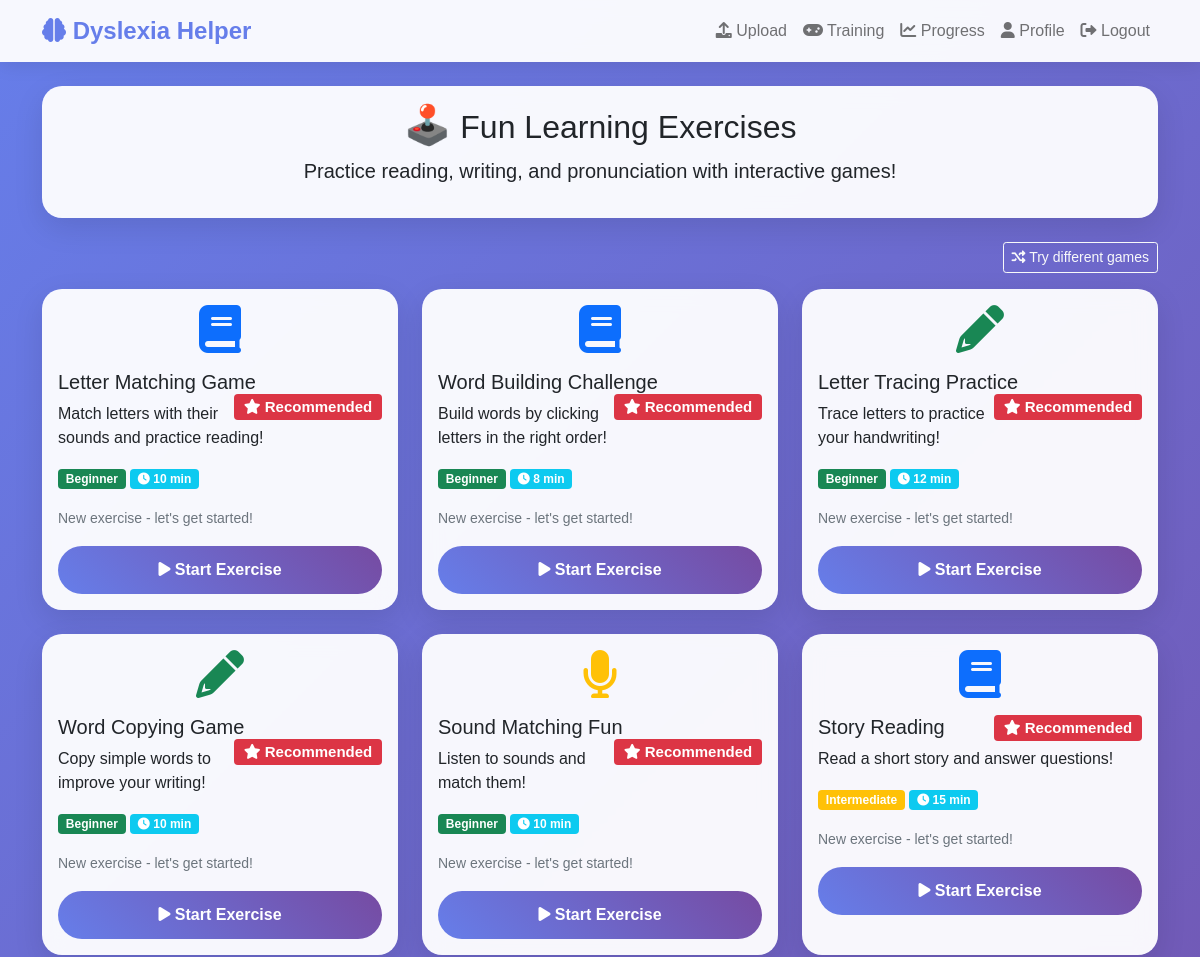
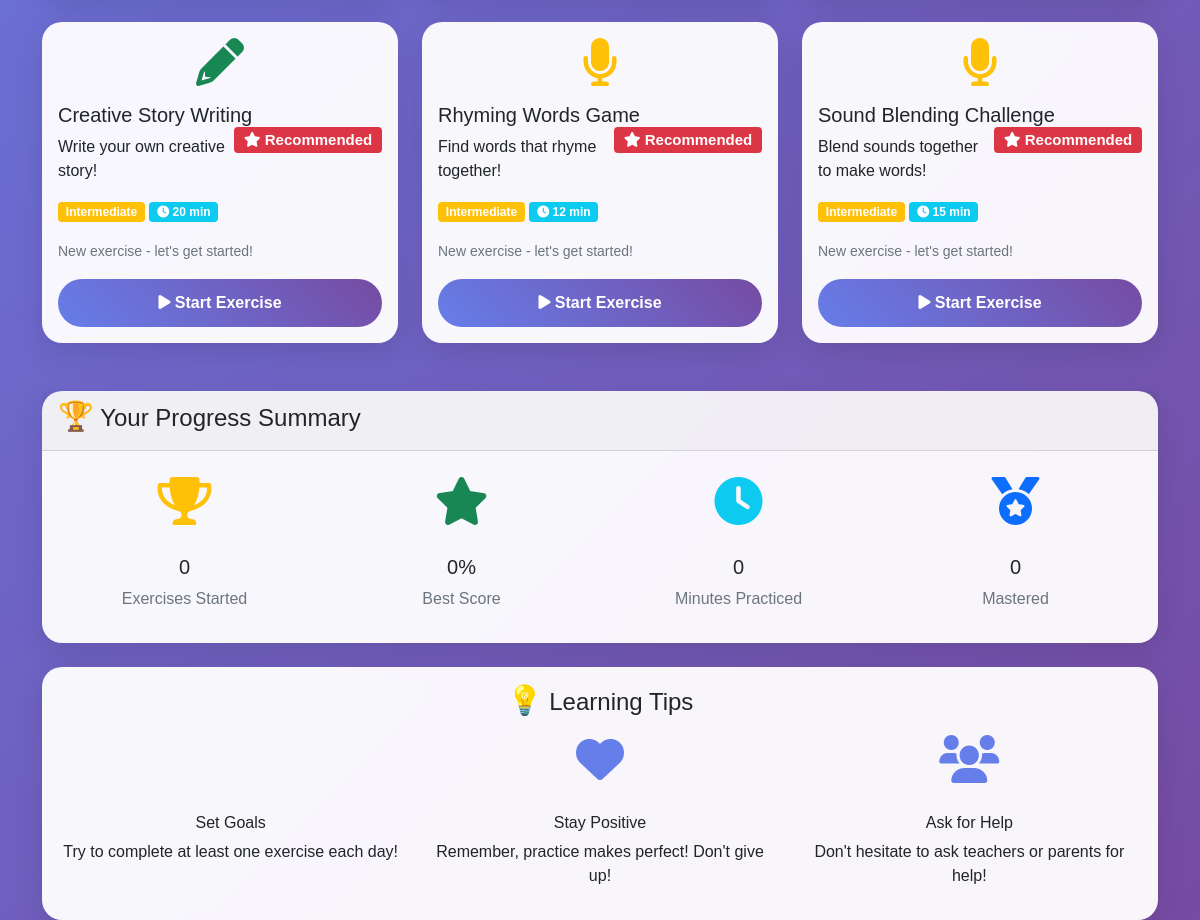
Screenshot of /training/ (signed in) with the database file from the repository (2 pictures, top to bottom).
### training_module/models.py (models this page shows, shortened)
class Exercise(models.Model):
    EXERCISE_TYPES = [
        ('reading', 'Reading Exercise'),
        ('writing', 'Writing Exercise'),
        ('phoneme', 'Phoneme Practice'),
        ('comprehension', 'Reading Comprehension'),
    ]
    DIFFICULTY_LEVELS = [
        ('beginner', 'Beginner'),
        ('intermediate', 'Intermediate'),
        ('advanced', 'Advanced'),
    ]
    id = models.UUIDField(primary_key=True, default=uuid.uuid4, editable=False)
    name = models.CharField(max_length=200)
    exercise_type = models.CharField(max_length=20, choices=EXERCISE_TYPES)
    difficulty_level = models.CharField(max_length=20, choices=DIFFICULTY_LEVELS)
    description = models.TextField()
    instructions = models.TextField()
    content = models.JSONField(help_text="Exercise content and materials")
    expected_duration = models.IntegerField(help_text="Expected duration in minutes")
    is_active = models.BooleanField(default=True)
    created_at = models.DateTimeField(auto_now_add=True)

### user_interface/views.py (the view, shortened to what this page needs)
# urls.py: path('training/', views.training_exercises, name='training_exercises'),
@login_required
def training_exercises(request):
    latest_detection = DetectionResult.objects.filter(user=request.user).order_by('-detection_timestamp').first()
    has_positive_detection = bool(latest_detection and (
        latest_detection.risk_level == 'high' or
        latest_detection.dyslexia_probability >= 0.5 or
        latest_detection.dysgraphia_probability >= 0.5
    ))
    if not has_positive_detection:
        messages.warning(request, "Please complete your screening analysis before starting training exercises.")
        return redirect('home')
    refresh = request.GET.get('refresh') == '1'
    exercises = Exercise.objects.filter(is_active=True)
    if refresh:
        Exercise.objects.update(is_active=False)
        exercises = Exercise.objects.none()
    latest_detection = DetectionResult.objects.filter(user=request.user).order_by('-detection_timestamp').first()
    recommended_types = []
    if latest_detection:
        if latest_detection.dyslexia_probability > 0.4:
            recommended_types.extend(['reading', 'phoneme', 'comprehension'])
        if latest_detection.dysgraphia_probability > 0.4:
            recommended_types.append('writing')
    if recommended_types:
        from django.db.models import Case, When, Value, IntegerField
        exercises = exercises.annotate(
            priority=Case(
                When(exercise_type__in=recommended_types, then=Value(1)),
                default=Value(2),
                output_field=IntegerField(),
            )
        ).order_by('priority', 'difficulty_level')
    user_progress = UserProgress.objects.filter(user=request.user)
    progress_map = {p.exercise_id: p for p in user_progress}
    total_time = sum(p.total_time_spent for p in user_progress)
    best_score = max((p.best_score for p in user_progress), default=0)
    mastered_count = sum(1 for p in user_progress if p.mastery_level >= 0.8)
    for exercise in exercises:
        exercise.user_progress = progress_map.get(exercise.id)
    context = {
        'exercises': exercises,
        'user_progress_count': user_progress.count(),
        'total_time': total_time,
        'best_score': best_score * 100,
        'mastered_count': mastered_count,
        'latest_detection': latest_detection,
    }
    return render(request, 'user_interface/training_exercises.html', context)

### user_interface/context_processors.py (called while the page is built)
def detection_status(request):
    if request.user.is_authenticated:
        latest_detection = DetectionResult.objects.filter(user=request.user).order_by('-detection_timestamp').first()
        has_detection = False
        if latest_detection:
            if latest_detection.risk_level in ['medium', 'high'] or \
               latest_detection.dyslexia_probability > 0.4 or \
               latest_detection.dysgraphia_probability > 0.4:
                has_detection = True
        return {
            'has_detection': has_detection,
            'latest_detection_result': latest_detection
        }
    return {}

### user_interface/templates/user_interface/training_exercises.html (shortened to what this page needs)
{% extends 'user_interface/base.html' %}
{% block content %}
<div class="row">
    <div class="col-12">
        <div class="card mb-4">
            <div class="card-body text-center">
                <h2><span class="emoji">🕹️</span> Fun Learning Exercises</h2>
                <p class="lead">Practice reading, writing, and pronunciation with interactive games!</p>
            </div>
        </div>
    </div>
</div>
<div class="row">
    <div class="col-12 mb-3 text-end">
        <a class="btn btn-sm btn-outline-light" href="{% url 'training_exercises' %}?refresh=1">
            <i class="fas fa-shuffle"></i> Try different games
        </a>
    </div>
    {% for exercise in exercises %}
    <div class="col-md-6 col-lg-4 mb-4">
        <div class="card exercise-card h-100" data-url="{% url 'start_exercise' exercise.id %}">
            <div class="card-body">
                <div class="text-center mb-3">
                    {% if exercise.exercise_type == 'reading' %}
                    <i class="fas fa-book fa-3x text-primary"></i>
                    {% elif exercise.exercise_type == 'writing' %}
                    <i class="fas fa-pencil-alt fa-3x text-success"></i>
                    {% elif exercise.exercise_type == 'phoneme' %}
                    <i class="fas fa-microphone fa-3x text-warning"></i>
                    {% else %}
                    <i class="fas fa-brain fa-3x text-info"></i>
                    {% endif %}
                </div>
                <h5 class="card-title">
                    {{ exercise.name }}
                    {% if latest_detection %}
{% if exercise.exercise_type in 'reading,phoneme,comprehension' and latest_detection.dyslexia_probability > 0.4 %}
                    <span class="badge bg-danger float-end"><i class="fas fa-star"></i> Recommended</span>
                    {% elif exercise.exercise_type == 'writing' and latest_detection.dysgraphia_probability > 0.4 %}
                    <span class="badge bg-danger float-end"><i class="fas fa-star"></i> Recommended</span>
                    {% endif %}
                    {% endif %}
                </h5>
                <p class="card-text">{{ exercise.description }}</p>
                <div class="mb-3">
                    <span
                        class="badge bg-{% if exercise.difficulty_level == 'beginner' %}success{% elif exercise.difficulty_level == 'intermediate' %}warning{% else %}danger{% endif %}">
                        {{ exercise.get_difficulty_level_display }}
                    </span>
                    <span class="badge bg-info">
                        <i class="fas fa-clock"></i> {{ exercise.expected_duration }} min
                    </span>
                </div>
                {% if exercise.user_progress %}
                <div class="mb-3">
                    <div class="d-flex justify-content-between">
                        <small>Progress</small>
                        <small>{% widthratio exercise.user_progress.mastery_level 1 100 %}%</small>
                    </div>
                    <div class="progress">
                        <div class="progress-bar"
                            data-progress="{% widthratio exercise.user_progress.mastery_level 1 100 %}"></div>
                    </div>
                    <small class="text-muted">
                        <i class="fas fa-trophy"></i> Best: {% widthratio exercise.user_progress.best_score 1 100 %}% |
                        <i class="fas fa-repeat"></i> Attempts: {{ exercise.user_progress.attempts }}
                    </small>
                </div>
                {% else %}
                <div class="mb-3">
                    <small class="text-muted">New exercise - let's get started!</small>
                </div>
                {% endif %}
                <a class="btn btn-primary w-100" href="{% url 'start_exercise' exercise.id %}">
                    <i class="fas fa-play"></i> Start Exercise
                </a>
            </div>
        </div>
    </div>
    {% endfor %}
</div>
<div class="row mt-4">
    <div class="col-12">
        <div class="card">
            <div class="card-header">
                <h4><span class="emoji">🏆</span> Your Progress Summary</h4>
            </div>
            <div class="card-body">
                <div class="row text-center">
                    <div class="col-md-3">
                        <div class="feature-icon">
                            <i class="fas fa-trophy text-warning"></i>
                        </div>
                        <h5>{{ user_progress_count }}</h5>
                        <p class="text-muted">Exercises Started</p>
                    </div>
                    <div class="col-md-3">
                        <div class="feature-icon">
                            <i class="fas fa-star text-success"></i>
                        </div>
                        <h5>{{ best_score|floatformat:0 }}%</h5>
                        <p class="text-muted">Best Score</p>
                    </div>
                    <div class="col-md-3">
                        <div class="feature-icon">
                            <i class="fas fa-clock text-info"></i>
                        </div>
                        <h5>{{ total_time|floatformat:0 }}</h5>
                        <p class="text-muted">Minutes Practiced</p>
                    </div>
                    <div class="col-md-3">
                        <div class="feature-icon">
                            <i class="fas fa-medal text-primary"></i>
                        </div>
                        <h5>{{ mastered_count }}</h5>
                        <p class="text-muted">Mastered</p>
                    </div>
                </div>
            </div>
        </div>
    </div>
</div>
<div class="row mt-4">
    <div class="col-12">
        <div class="card">
            <div class="card-body text-center">
                <h4><span class="emoji">💡</span> Learning Tips</h4>
                <div class="row">
                    <div class="col-md-4">
                        <div class="feature-icon">
                        </div>
                        <h6>Set Goals</h6>
                        <p>Try to complete at least one exercise each day!</p>
                    </div>
                    <div class="col-md-4">
                        <div class="feature-icon">
                            <i class="fas fa-heart"></i>
                        </div>
                        <h6>Stay Positive</h6>
                        <p>Remember, practice makes perfect! Don't give up!</p>
                    </div>
                    <div class="col-md-4">
                        <div class="feature-icon">
                            <i class="fas fa-users"></i>
                        </div>
                        <h6>Ask for Help</h6>
                        <p>Don't hesitate to ask teachers or parents for help!</p>
                    </div>
                </div>
            </div>
        </div>
    </div>
</div>
{% endblock %}

### user_interface/templates/user_interface/base.html (style rules this page uses)
:root { --bg-start: #667eea; --bg-end: #764ba2; --glass-bg: rgba(255, 255, 255, 0.95); --text-color: #1f2937; --card-shadow: 0 10px 30px rgba(0, 0, 0, 0.12); --accent: #8b5cf6; --accent-2: #06b6d4; }
body { background: linear-gradient(135deg, #667eea 0%, #764ba2 100%); font-family: 'Comic Sans MS', cursive, sans-serif; min-height: 100vh; }
.card { border: none; border-radius: 20px; box-shadow: 0 10px 30px rgba(0, 0, 0, 0.1); background: rgba(255, 255, 255, 0.95); backdrop-filter: blur(10px); }
.btn { position: relative; overflow: hidden; }
.btn-primary { background: linear-gradient(45deg, #667eea, #764ba2); border: none; border-radius: 25px; padding: 12px 30px; font-weight: bold; transition: all 0.3s ease; }
.feature-icon { font-size: 3rem; color: #667eea; margin-bottom: 1rem; transition: transform .2s ease; }
.exercise-card { transition: all 0.3s ease; cursor: pointer; }
.emoji { font-size: 1.2em; }

### rows the page displays
Exercise: exercise_type "reading" (drawn), name "Letter Matching Game", description "Match letters with their sounds and practice reading!", difficulty_level "Beginner", expected_duration "10", shows "New exercise - let's get started!"
Exercise: exercise_type "reading" (drawn), name "Word Building Challenge", description "Build words by clicking letters in the right order!", difficulty_level "Beginner", expected_duration "8", shows "New exercise - let's get started!"
Exercise: exercise_type "writing" (drawn), name "Letter Tracing Practice", description "Trace letters to practice your handwriting!", difficulty_level "Beginner", expected_duration "12", shows "New exercise - let's get started!"
Exercise: exercise_type "writing" (drawn), name "Word Copying Game", description "Copy simple words to improve your writing!", difficulty_level "Beginner", expected_duration "10", shows "New exercise - let's get started!"
Exercise: exercise_type "phoneme" (drawn), name "Sound Matching Fun", description "Listen to sounds and match them!", difficulty_level "Beginner", expected_duration "10", shows "New exercise - let's get started!"
Exercise: exercise_type "reading" (drawn), name "Story Reading", description "Read a short story and answer questions!", difficulty_level "Intermediate", expected_duration "15", shows "New exercise - let's get started!"
Exercise: exercise_type "writing" (drawn), name "Creative Story Writing", description "Write your own creative story!", difficulty_level "Intermediate", expected_duration "20", shows "New exercise - let's get started!"
Exercise: exercise_type "phoneme" (drawn), name "Rhyming Words Game", description "Find words that rhyme together!", difficulty_level "Intermediate", expected_duration "12", shows "New exercise - let's get started!"
Exercise: exercise_type "phoneme" (drawn), name "Sound Blending Challenge", description "Blend sounds together to make words!", difficulty_level "Intermediate", expected_duration "15", shows "New exercise - let's get started!"

### other values shown
{{ user_progress_count }} "0"
{{ best_score|floatformat:0 }} "0"
{{ total_time|floatformat:0 }} "0"
{{ mastered_count }} "0"
